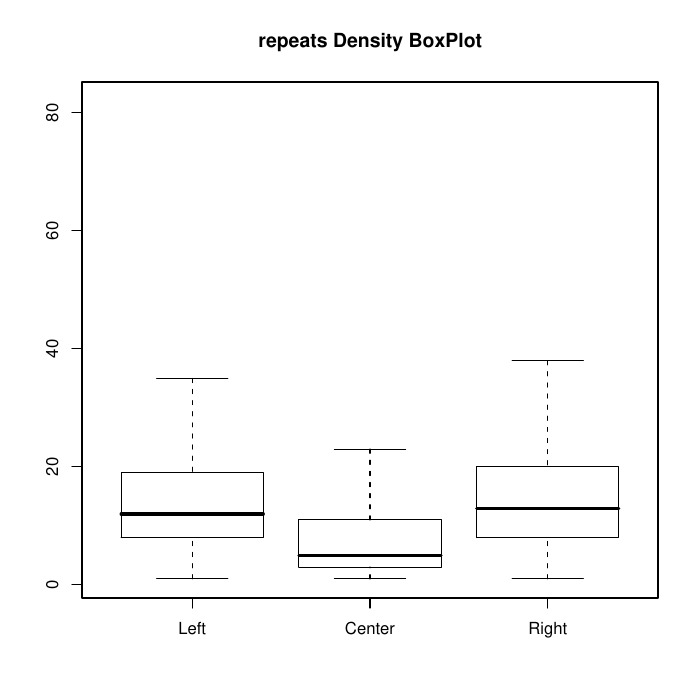

Write the R code that produced this figure.
repeatsleft <- read.table("repeats_left.dat",header=T)
repeatsright <- read.table("repeats_right.dat",header=T)
repeatsctr <- read.table("repeats_center.dat",header=T)
pdf("repeats.pdf")
boxplot(repeatsleft$TOTAL,repeatsctr$TOTAL,repeatsright$TOTAL,main="repeats Density BoxPlot", outline=FALSE, names=c("Left","Center","Right"))
